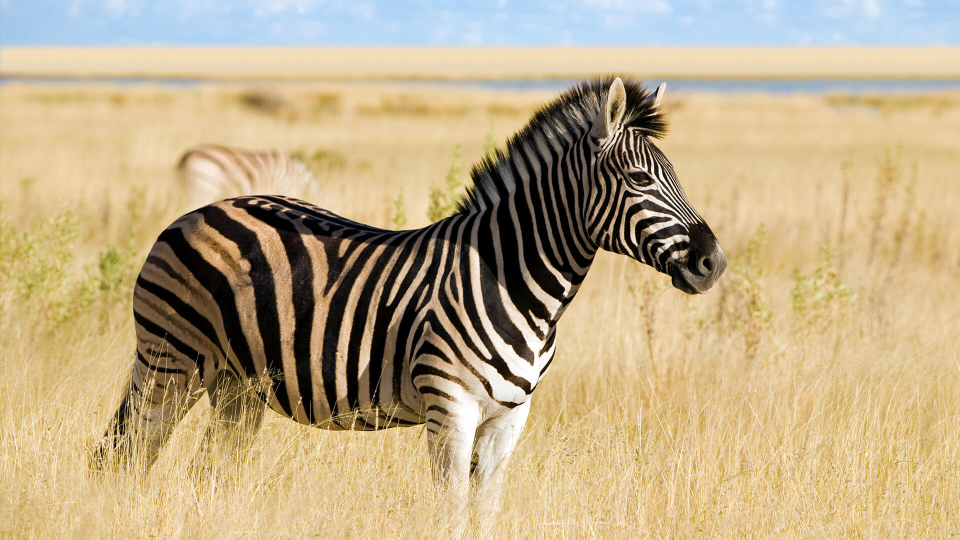
#> input picture zebra.jpg, 1920 x 1080 px (shown at 1/2 size)
$ jupyter execute 3-kernel.ipynb
#> lines starting #> are read from the running program, lines starting #| are printed output that depends on the picture
[cell 1]
# !pip install opencv-contrib-python

[cell 2]
import cv2 as cv
import numpy as np
from matplotlib import pyplot as plt

[cell 3]
# box filter
k_size = 5
kernel = np.ones((k_size,k_size),np.float32)
kernel = kernel/30

[cell 4]
img = cv.imread("zebra.jpg")
#> img is the input picture: shape (1080, 1920, 3); mean B, G, R 135.5, 171.3, 190.2
h,w,d = img.shape
#> h = 1080; w = 1920; d = 3
img = cv.resize(img,(w//5,h//5))
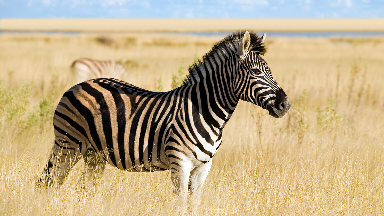
#> img: shape (216, 384, 3); mean B, G, R 135.5, 171.3, 190.2
plt.imshow(cv.cvtColor(img,cv.COLOR_BGR2RGB))

## Manual

[cell 5]
def ProcessKernel(arr1,kernel):
    h,w = kernel.shape
    # print(kernel.shape)
    # print(arr1.shape)
    sum = 0
    for i in range(h):
        for j in range(w):
            # print(i,j)
            sum += arr1[i,j]*kernel[i,j]
    return sum

[cell 6]
from copy import deepcopy
new_img = deepcopy(img)
new_img = cv.cvtColor(new_img,cv.COLOR_BGR2RGB)
h,w,d = img.shape
#> h = 216; w = 384
# print(w,h,d)
# print(k_size)
img_convolution = np.zeros_like(new_img)
# print(img_convolution[0][1].shape)
for i in range(w-k_size+1):
    # print("i",i)""
    for j in range(h-k_size+1):
        for k in range(d):

            img_convolution[j][i][k] = ProcessKernel(new_img[j:j+k_size,i:i+k_size,k],kernel)
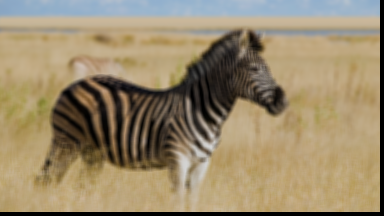
#> img_convolution: shape (216, 384, 3); mean R, G, B 153, 137.4, 108.1

[cell 7]
fig, ax = plt.subplots(1, 2, figsize=(12, 6))
ax[0].imshow(new_img)
ax[0].set_title("img original")
ax[1].imshow(img_convolution)
ax[1].set_title("img box filtered")
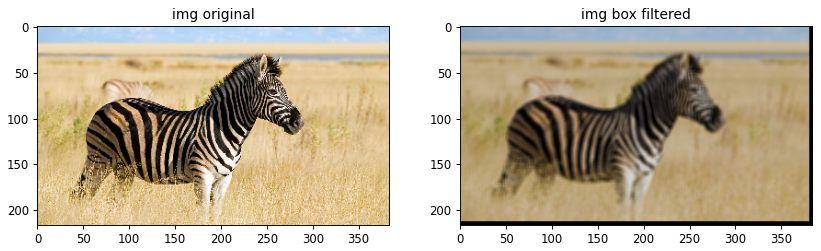
#> figure drawn by matplotlib, 2 panels

## Opencv Method /function

[cell 8]
print(img.shape)
#| (216, 384, 3)
img_convolution = cv.filter2D(new_img,-1,kernel)
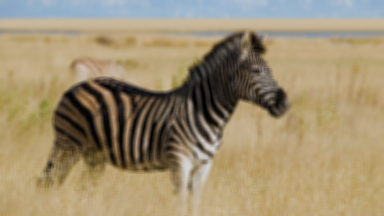
#> img_convolution: shape (216, 384, 3); mean R, G, B 158.5, 142.8, 112.9

fig, ax = plt.subplots(1, 2, figsize=(12, 6))
ax[0].imshow(new_img)
ax[0].set_title("img original")
ax[1].imshow(img_convolution)
ax[1].set_title("img box filtered")
